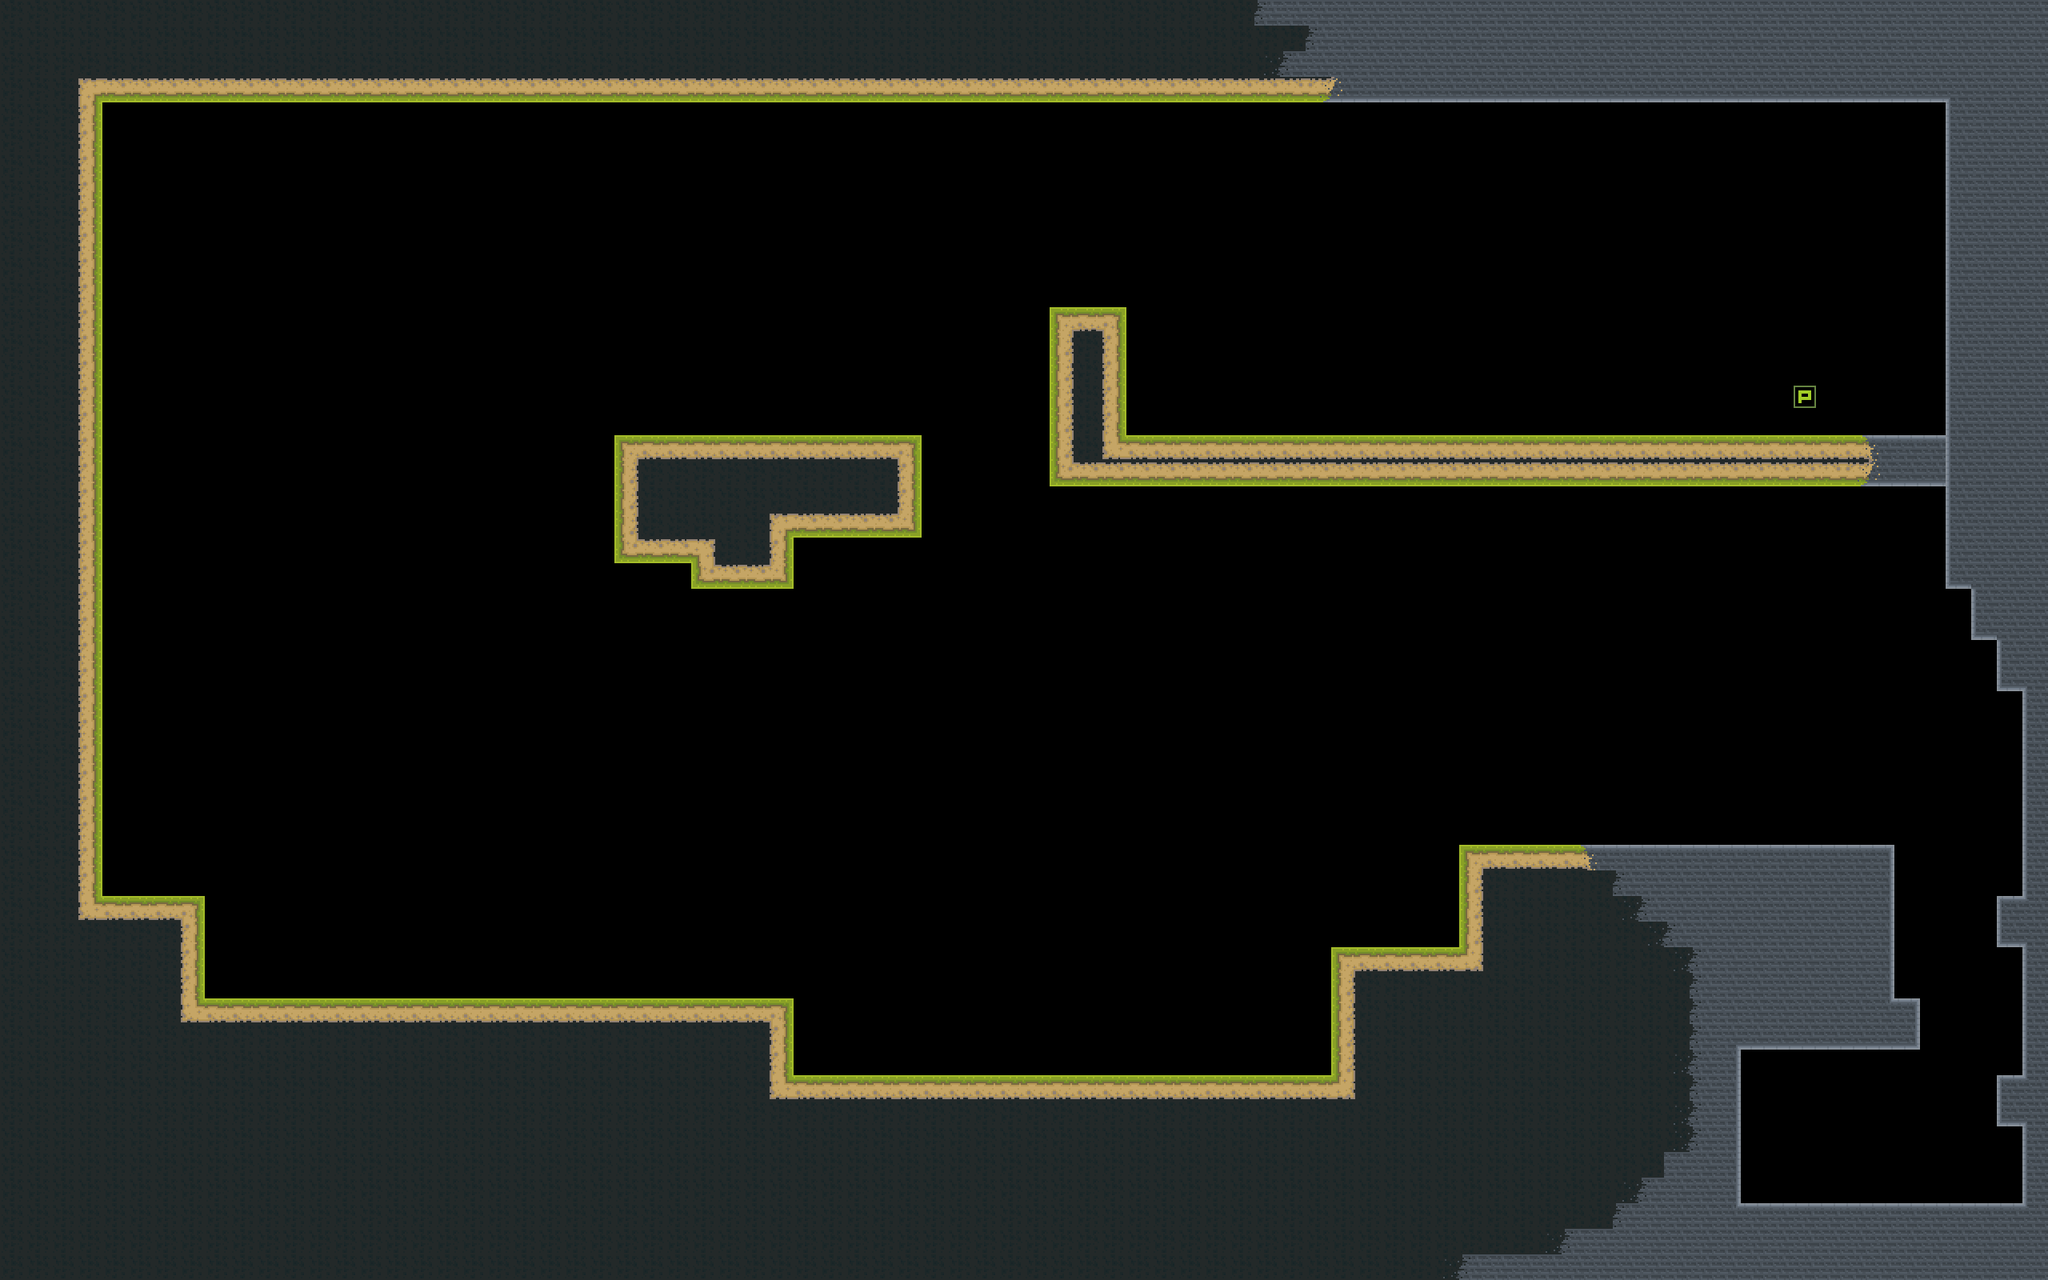

Below is a game level as drawn by its tile map, then a one-line description and the .tmx that defines it (tile-layer data replaced by summaries):
An orthogonal 80x50 tile map with 32x32 px tiles, 4 tile layers (wall, terrain, player, enemy), 2 tilesets.

<map version="1.5" tiledversion="1.7.2" orientation="orthogonal" renderorder="right-down" width="80" height="50" tilewidth="32" tileheight="32" infinite="0" nextlayerid="5" nextobjectid="1">
 <editorsettings>
  <export target="../map/map_1.csv" format="csv" />
 </editorsettings>
 <tileset firstgid="1" source="tilesets/terrain.tsx" />
 <tileset firstgid="133" source="tilesets/spawn_tiles.tsx" />
 <layer id="3" name="wall" width="80" height="50">
  <data>[4000 cells, 0 non-empty, 0 distinct tile ids]</data>
 </layer>
 <layer id="1" name="terrain" width="80" height="50">
  <data>[4000 cells, 1577 non-empty, 32 distinct tile ids]</data>
 </layer>
 <layer id="2" name="player" width="80" height="50">
  <data>[4000 cells, 1 non-empty, 1 distinct tile ids]</data>
 </layer>
 <layer id="4" name="enemy" width="80" height="50">
  <data>[4000 cells, 2 non-empty, 1 distinct tile ids]</data>
 </layer>
</map>